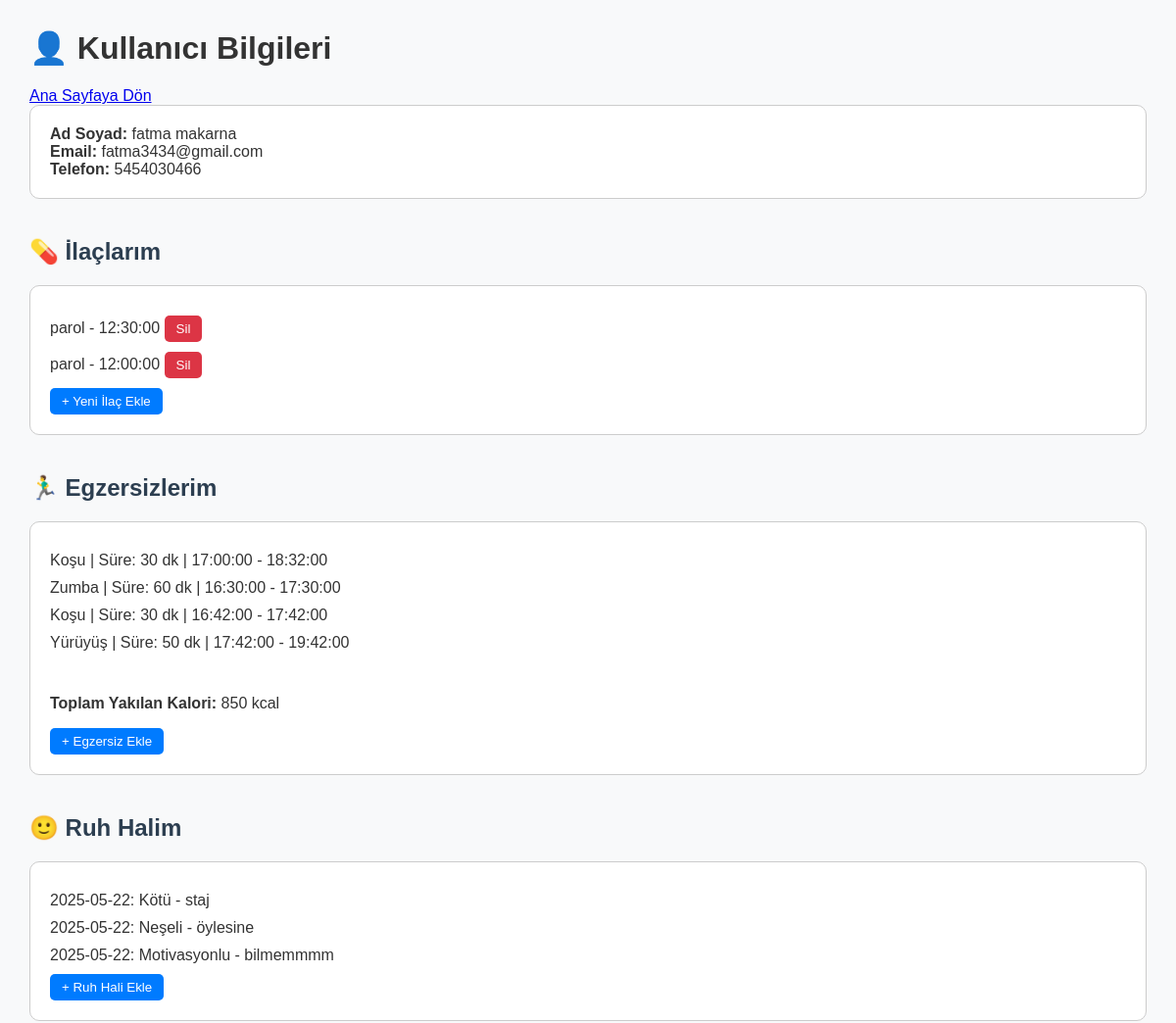
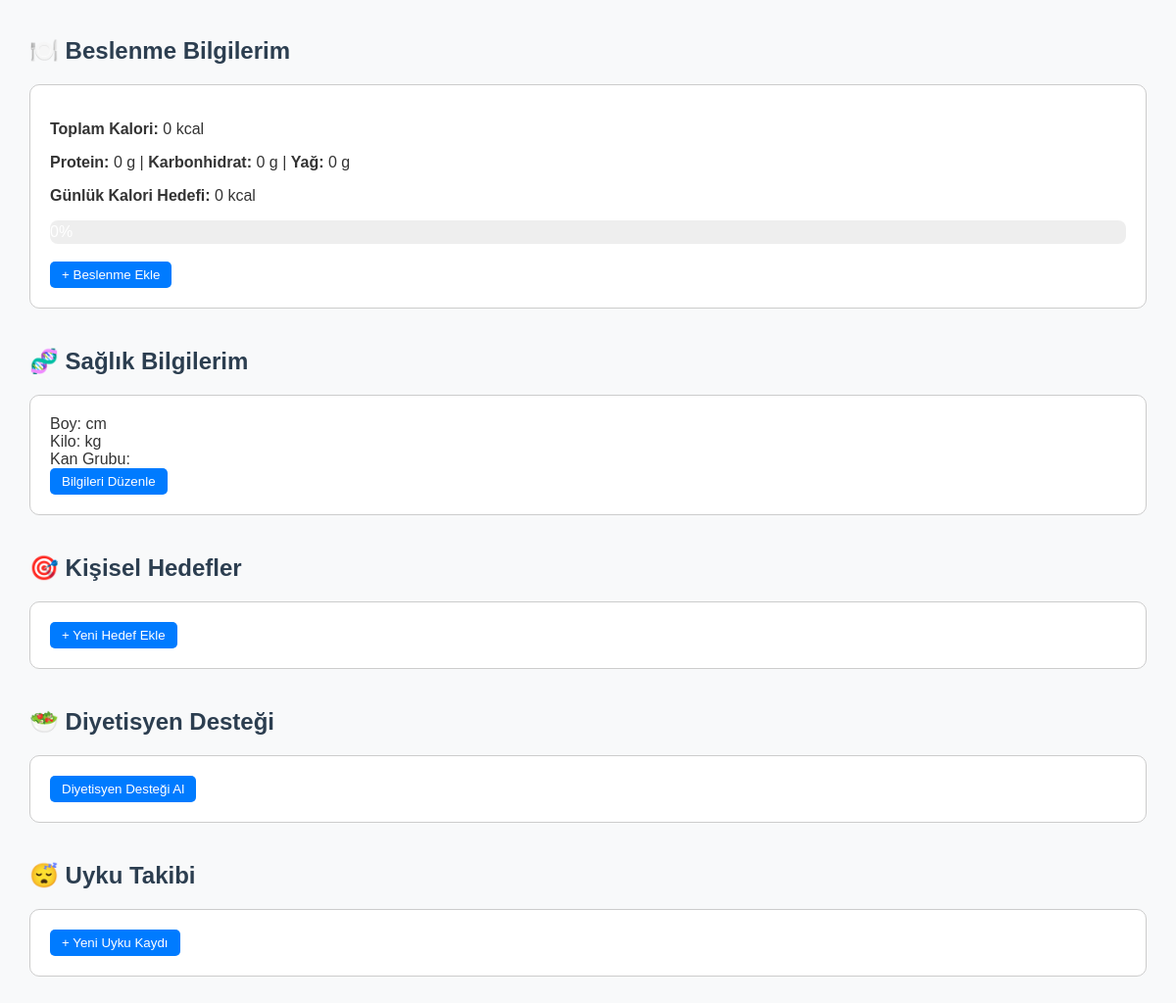
Page /pages/profile.php (signed in) on the committed database (2 pictures, top to bottom).
### tables this page shows
CREATE TABLE `user` (
  `u_id` int(11) NOT NULL,
  `u_adi` varchar(50) NOT NULL,
  `u_soyadi` varchar(50) NOT NULL,
  `u_tc` varchar(11) DEFAULT NULL,
  `u_telefon` varchar(20) DEFAULT NULL,
  `u_mail` varchar(50) NOT NULL,
  `u_dogumtarih` date NOT NULL,
  `u_kilo` int(3) DEFAULT NULL,
  `u_boy` int(3) DEFAULT NULL,
  `u_antrenman_suresi` int(3) DEFAULT NULL,
  `u_cinsiyet` enum('erkek','kadın') DEFAULT NULL,
  `u_aktivite` enum('hareketsiz','hafif','orta','çok') DEFAULT NULL,
  `u_hedef` enum('kilo_vermek','kilo_korumak','kilo_almak') DEFAULT NULL,
  `u_sifre` varchar(50) NOT NULL,
  `gunluk_kalori` int(11) DEFAULT 0
);

CREATE TABLE `ilaclar` (
  `id` int(11) NOT NULL,
  `user_id` int(11) NOT NULL,
  `ilac_ismi` varchar(255) NOT NULL,
  `ilac_saati` time NOT NULL
);

CREATE TABLE `egzersizler` (
  `id` int(11) NOT NULL,
  `user_id` int(11) NOT NULL,
  `egzersiz_adi` varchar(100) NOT NULL,
  `suresi` int(11) NOT NULL,
  `baslangic_saati` time DEFAULT NULL,
  `bitis_saati` time DEFAULT NULL,
  `created_at` timestamp NOT NULL DEFAULT current_timestamp()
);

CREATE TABLE `kullanici_ruh_hali` (
  `id` int(11) NOT NULL,
  `user_id` int(11) NOT NULL,
  `ruh_hali` varchar(20) NOT NULL,
  `tarih` date NOT NULL,
  `yorum` text DEFAULT NULL,
  `created_at` timestamp NOT NULL DEFAULT current_timestamp()
);

### pages/profile.php (the view, shortened to what this page needs)
<?php
require_once('../includes/connection.php');
$user_id = $_SESSION['user_id'];
$user_query = $connection->prepare("SELECT * FROM user WHERE u_id = :id");
$user_query->execute(['id' => $user_id]);
$user = $user_query->fetch(PDO::FETCH_ASSOC);
$ilac_query = $connection->prepare("SELECT * FROM ilaclar WHERE user_id = :id ORDER BY ilac_saati DESC");
$ilac_query->execute(['id' => $user_id]);
$ilaclar = $ilac_query->fetchAll(PDO::FETCH_ASSOC);
$egz_query = $connection->prepare("SELECT * FROM egzersizler WHERE user_id = :id");
$egz_query->execute(['id' => $user_id]);
$egzersizler = $egz_query->fetchAll(PDO::FETCH_ASSOC);
$toplamEgzKalori = 0;
foreach ($egzersizler as $egz) {
    $toplamEgzKalori += $egz['suresi'] * 5;
}
$ruh_query = $connection->prepare("SELECT * FROM kullanici_ruh_hali WHERE user_id = :id ORDER BY tarih DESC");
$ruh_query->execute(['id' => $user_id]);
$ruhlar = $ruh_query->fetchAll(PDO::FETCH_ASSOC);
$bes_query = $connection->prepare("SELECT
    SUM(kalori) AS toplam_kalori,
    SUM(protein) AS toplam_protein,
    SUM(karbonhidrat) AS toplam_karbonhidrat,
    SUM(yag) AS toplam_yag
    FROM kullanici_beslenme
    WHERE user_id = :id AND tarih = CURDATE()");
$bes_query->execute(['id' => $user_id]);
$bes = $bes_query->fetch(PDO::FETCH_ASSOC);
$toplamKalori = $bes['toplam_kalori'] ?? 0;
$toplamProtein = intval($bes['toplam_protein'] ?? 0);
$toplamKarbonhidrat = intval($bes['toplam_karbonhidrat'] ?? 0);
$toplamYag = intval($bes['toplam_yag'] ?? 0);
$gunluk_kalori = $user['gunluk_kalori'] ?? 0;
$saglik_query = $connection->prepare("SELECT * FROM saglik_bilgileri WHERE user_id = :id ORDER BY id DESC LIMIT 1");
$saglik_query->execute(['id' => $user_id]);
$saglik = $saglik_query->fetch(PDO::FETCH_ASSOC);
$diyet_query = $connection->prepare("SELECT * FROM diyetisyen_formlari WHERE adsoyad = :adsoyad ORDER BY id DESC LIMIT 1");
$diyet_query->execute(['adsoyad' => $user['u_adi'] . ' ' . $user['u_soyadi']]);
$diyet_form = $diyet_query->fetch(PDO::FETCH_ASSOC);
?>
<!DOCTYPE html>
<html lang="tr">
<head>
    <link rel="stylesheet" href="../assets/css/profile.css?v=<?= time(); ?>">
</head>
<body>
<h1>👤 Kullanıcı Bilgileri</h1>
<a href="../index.php">Ana Sayfaya Dön</a>
<div class="block">
    <strong>Ad Soyad:</strong> <?= htmlspecialchars($user['u_adi'] . ' ' . $user['u_soyadi']) ?><br>
    <strong>Email:</strong> <?= htmlspecialchars($user['u_mail']) ?><br>
    <strong>Telefon:</strong> <?= htmlspecialchars($user['u_telefon']) ?>
</div>
<h2>💊 İlaçlarım</h2>
<div class="block">
    <?php foreach ($ilaclar as $ilac): ?>
        <div class="ilac"><?= htmlspecialchars($ilac['ilac_ismi']) ?> - <?= $ilac['ilac_saati'] ?> <button class="btn red">Sil</button></div>
    <?php endforeach; ?>
    <button class="btn">+ Yeni İlaç Ekle</button>
</div>
<h2>🏃‍♂️ Egzersizlerim</h2>
<div class="block">
    <?php foreach ($egzersizler as $e): ?>
        <div class="egz">
            <?= htmlspecialchars($e['egzersiz_adi']) ?> | Süre: <?= $e['suresi'] ?> dk | <?= $e['baslangic_saati'] ?> - <?= $e['bitis_saati'] ?>
        </div>
    <?php endforeach; ?>
    <br>
    <p><strong>Toplam Yakılan Kalori:</strong> <?= $toplamEgzKalori ?> kcal</p>
    <button class="btn">+ Egzersiz Ekle</button>
</div>
<h2>🙂 Ruh Halim</h2>
<div class="block">
    <?php foreach ($ruhlar as $ruh): ?>
        <div class="ruh"><?= $ruh['tarih'] ?>: <?= $ruh['ruh_hali'] ?> - <?= $ruh['yorum'] ?></div>
    <?php endforeach; ?>
    <button class="btn">+ Ruh Hali Ekle</button>
</div>
<h2>🍽️ Beslenme Bilgilerim</h2>
<div class="block">
    <p><strong>Toplam Kalori:</strong> <?= $toplamKalori ?> kcal</p>
    <p><strong>Protein:</strong> <?= $toplamProtein ?> g | <strong>Karbonhidrat:</strong> <?= $toplamKarbonhidrat ?> g | <strong>Yağ:</strong> <?= $toplamYag ?> g</p>
    <p><strong>Günlük Kalori Hedefi:</strong> <?= $gunluk_kalori ?> kcal</p>
    <div style="width: 100%; background: #eee; border-radius: 8px; overflow: hidden; height: 24px;">
    </div>
    <br>
    <button class="btn">+ Beslenme Ekle</button>
</div>
<h2>🧬 Sağlık Bilgilerim</h2>
<div class="block">
    Boy: <?= $saglik['boy'] ?> cm<br>
    Kilo: <?= $saglik['kilo'] ?> kg<br>
    Kan Grubu: <?= $saglik['kan_grubu'] ?><br>
    <button class="btn">Bilgileri Düzenle</button>
</div>
<h2>🎯 Kişisel Hedefler</h2>
<div class="block">
    <button class="btn">+ Yeni Hedef Ekle</button>
</div>
<h2>🥗 Diyetisyen Desteği</h2>
<div class="block">
    <?php if ($diyet_form): ?>
        Ad: <?= $diyet_form['adsoyad'] ?> - Hedef Kilo: <?= $diyet_form['hedef_kilo'] ?><br>
        Tercih: <?= $diyet_form['tercih'] ?> - Alerji: <?= $diyet_form['alerji'] ?><br>
        <button class="btn">Düzenle</button>
    <?php else: ?>
        <button class="btn">Diyetisyen Desteği Al</button>
    <?php endif; ?>
</div>
<h2>😴 Uyku Takibi</h2>
<div class="block">
    <button class="btn">+ Yeni Uyku Kaydı</button>
</div>
</body>
</html>

### assets/css/profile.css (style rules this page uses)
body { font-family: Arial; margin: 30px; background: #f8f9fa; color: #333; }
h2 { margin-top: 40px; color: #2c3e50; }
.block { background: #fff; border: 1px solid #ccc; padding: 20px; margin-bottom: 20px; border-radius: 10px; }
.ilac, .egz, .ruh, .uyku { margin: 10px 0; }
.btn { background-color: #007bff; color: white; border: none; padding: 6px 12px; border-radius: 5px; cursor: pointer; }
.btn.red { background-color: #dc3545; }

### rows in the picture
user: u_adi+u_soyadi "fatma makarna", u_mail "fatma3434@gmail.com", u_telefon "5454030466", gunluk_kalori "0"
ilaclar: ilac_ismi "parol", ilac_saati "12:30:00"
ilaclar: ilac_ismi "parol", ilac_saati "12:00:00"
egzersizler: egzersiz_adi "Koşu", suresi "30", baslangic_saati "17:00:00", bitis_saati "18:32:00"
egzersizler: egzersiz_adi "Zumba", suresi "60", baslangic_saati "16:30:00", bitis_saati "17:30:00"
egzersizler: egzersiz_adi "Koşu", suresi "30", baslangic_saati "16:42:00", bitis_saati "17:42:00"
egzersizler: egzersiz_adi "Yürüyüş", suresi "50", baslangic_saati "17:42:00", bitis_saati "19:42:00"
kullanici_ruh_hali: tarih "2025-05-22", ruh_hali "Kötü", yorum "staj"
kullanici_ruh_hali: tarih "2025-05-22", ruh_hali "Neşeli", yorum "öylesine"
kullanici_ruh_hali: tarih "2025-05-22", ruh_hali "Motivasyonlu", yorum "bilmemmmm"

### other values in the picture
$toplamEgzKalori "850"
$toplamKalori "0"
$toplamProtein "0"
$toplamKarbonhidrat "0"
$toplamYag "0"
